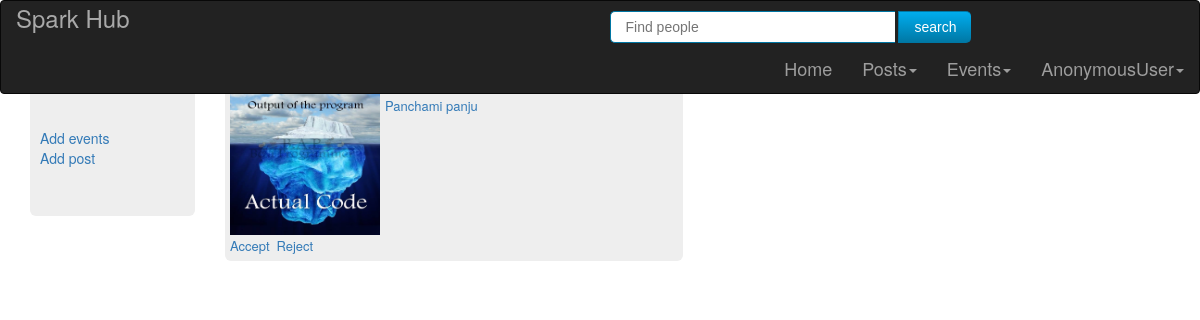
/sivaji/friend_request, run on the app's committed database.
### users/models.py (models this page shows, shortened)
class Friend(models.Model):
	creator = models.ForeignKey(User, related_name="friendship_creator_set")
	acceptor = models.ForeignKey(User, related_name="friend_set")
	status = models.IntegerField(default=0)
	create_date = models.DateTimeField(auto_now_add=True, null=True, blank=True)
	accepted_date = models.DateTimeField(null=True, blank=True)

class Profile(models.Model):
	user = models.OneToOneField(User)
	place = models.CharField(max_length=200)
	@property
	def get_avatar(self):
		if self.user.userimage_set.filter(is_active_profile=True, is_public=True).exists():
			return self.user.userimage_set.filter(is_active_profile=True, is_public=True)[0].profile_pic
		return 'profiles/default_image.jpg'

class UserImage(models.Model):
	user = models.ForeignKey(User)
	profile_pic = models.ImageField(upload_to="profiles/", null=True, blank=True)
	cover_pic = models.ImageField(upload_to="covers/", null=True, blank=True)
	is_active_profile = models.BooleanField(default=False)
	is_active_cover = models.BooleanField(default=False)
	is_public = models.BooleanField(default=False)
	create_date = models.DateTimeField(auto_now_add=True, null=True, blank=True)

### users/views.py (the view)
# urls.py: url(r'^(?P<user>\w+)/friend_request',user_friend_request),
def user_friend_request(request,user):
    user = get_object_or_404(User,username=user)
    friends = Friend.objects.filter(acceptor=user,status=0)
    return render(request, 'users/friendreq.html',{'friends':friends})

### templates/users/friendreq.html (shortened to what this page needs)
{% extends "base.html" %}
{% block content %}
<div class="container"  style='background:white'>
	<div class="row" style='margin-top:80px'>
		<div class="col-md-2"><div class="jumbotron" style="padding-left:10px">
	<a target="_top" href="/event/createevent">Add events</a>
	<a target="_top" href="/post/createpost">Add post</a>
</div></div>
<div class="col-md-5">
	{% for friend in friends %}
		<div class='jumbotron pad' style="margin-bottom:10px;padding:5px !important">
		<p style='margin-bottom:0px; float:left; width:100%'>
				<img  border="2" class="image-popup-vertical-fit usersearchpic" src="/media/{{ friend.creator.profile.get_avatar }}" />
				<font class='username' size="2" color='#4169E1'>
					<a href="/{{friend.creator}}" type='url' style='cursor:pointer;' class='user-page'>
					{{friend.creator.get_full_name}}
					</a>
					</font>
				<div class="btn-group" role="group" aria-label="...">
					<a type="url" data-type='post' class="accept-btn" data-url="{% url 'accept' friend.id %}">
					<font style='cursor:pointer; padding-right:3px' size="2">Accept</font></a>
					<a type="button" data-type='post' class="reject-btn" data-url="{% url 'reject' friend.id %}">
					<font style='cursor:pointer; padding-right:3px' size="2">Reject</font></a>
			</div>
		</div>
{% endfor %}
</div></div></div>
{% endblock %}

### templates/base.html (style rules this page uses)
.pad { padding-top: 5px; padding-left: 5px !important; padding-right: 5px !important; }
.username { float:left; padding:12px; margin-left: -7px; }
.usersearchpic { float: left; width: 150px !important; height: 150px !important; }

### data on the page
Friend: creator.profile.get_avatar (picture), creator.get_full_name "Panchami panju"

### other printed values
{{ user }} "AnonymousUser"
